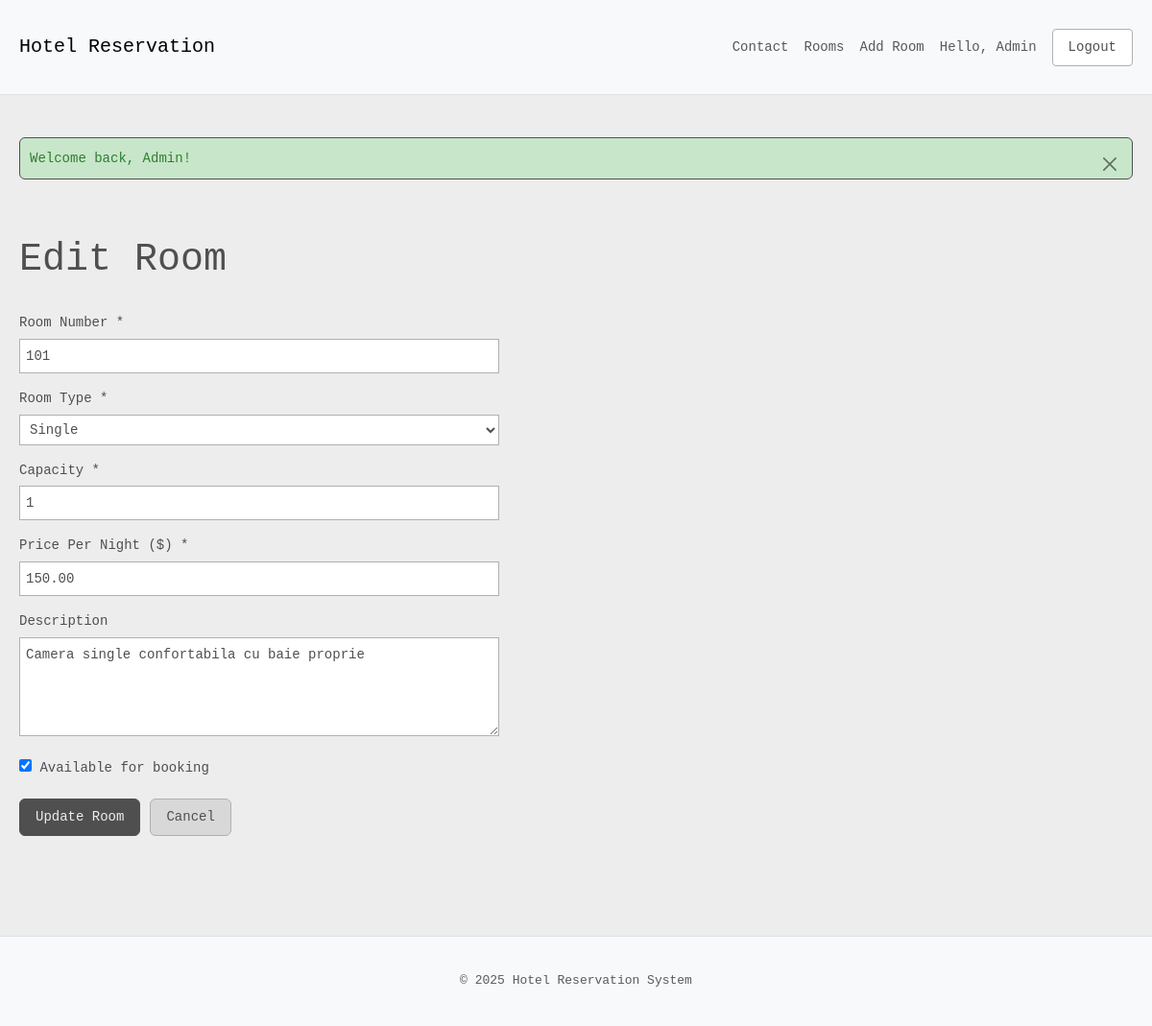
The app's page /rooms/edit?id=1 (signed in) with its own data.
### tables this page shows
CREATE TABLE rooms (
    id INT AUTO_INCREMENT PRIMARY KEY,
    room_number VARCHAR(10) UNIQUE NOT NULL,
    room_type ENUM('single', 'double', 'suite') NOT NULL,
    capacity INT NOT NULL,
    price_per_night DECIMAL(10,2) NOT NULL,
    description TEXT,
    image_url VARCHAR(255),
    is_available BOOLEAN DEFAULT TRUE,
    INDEX idx_room_number (room_number),
    INDEX idx_room_type (room_type)
);

### src/controllers/RoomController.php (called while the page is built, shortened)
<?php
require_once __DIR__ . '/../models/Room.php';
class RoomController
{
    private $roomModel;
    public function __construct()
    {
        $this->roomModel = new Room();
    }
    public function edit()
    {
        $id = $_GET['id'] ?? null;
        $room = $this->roomModel->findById($id);
        require_once __DIR__ . '/../views/layout/header.php';
        require_once __DIR__ . '/../views/rooms/edit.php';
        require_once __DIR__ . '/../views/layout/footer.php';
    }
}

### src/includes/env.php (called while the page is built, shortened)
<?php
function env($key, $default = null)
{
    return $_ENV[$key] ?? getenv($key) ?: $default;
}

### src/config/database.php (called while the page is built)
<?php
class Database
{
    private $host;
    private $db_name;
    private $username;
    private $password;
    private $port;
    private $conn = null;
    public function __construct()
    {
        $mysqlUrl = env('MYSQL_URL');
        if ($mysqlUrl) {
            $url = parse_url($mysqlUrl);
            $this->host = $url['host'] ?? '127.0.0.1';
            $this->db_name = isset($url['path']) ? ltrim($url['path'], '/') : 'hotel_reservation';
            $this->username = $url['user'] ?? 'root';
            $this->password = $url['pass'] ?? '';
            $this->port = $url['port'] ?? '3306';
        } else {
            $this->host = env('MYSQLHOST', env('DB_HOST', '127.0.0.1'));
            $this->db_name = env('MYSQLDATABASE', env('DB_NAME', 'hotel_reservation'));
            $this->username = env('MYSQLUSER', env('DB_USER', 'root'));
            $this->password = env('MYSQLPASSWORD', env('DB_PASS', ''));
            $this->port = env('MYSQLPORT', '3306');
        }
    }
    public function getConnection()
    {
        if ($this->conn === null) {
            try {
                $dsn = "mysql:host={$this->host};port={$this->port};dbname={$this->db_name};charset=utf8mb4";
                $this->conn = new PDO(
                    $dsn,
                    $this->username,
                    $this->password,
                    [
                        PDO::ATTR_ERRMODE => PDO::ERRMODE_EXCEPTION,
                        PDO::ATTR_DEFAULT_FETCH_MODE => PDO::FETCH_ASSOC,
                        PDO::ATTR_EMULATE_PREPARES => false,
                        PDO::MYSQL_ATTR_INIT_COMMAND => "SET NAMES utf8mb4"
                    ]
                );
            } catch (PDOException $e) {
                error_log("Database connection failed: " . $e->getMessage());
                if (env('APP_ENV') === 'production') {
                    die("Database connection error. Please contact support.");
                } else {
                    die("Connection failed: " . $e->getMessage() . " (Host: {$this->host}, Port: {$this->port})");
                }
            }
        }
        return $this->conn;
    }
}

### src/models/Room.php (called while the page is built, shortened)
<?php
require_once __DIR__ . '/../config/database.php';
class Room
{
    private $conn;
    public function __construct()
    {
        $database = new Database();
        $this->conn = $database->getConnection();
    }
    public function findById($id)
    {
        $query = "SELECT * FROM rooms WHERE id = :id LIMIT 1";
        $stmt = $this->conn->prepare($query);
        $stmt->bindParam(':id', $id);
        $stmt->execute();
        return $stmt->fetch();
    }
}

### src/views/rooms/edit.php (the view, shortened to what this page needs)
<div class="rooms-container">
    <h1>Edit Room</h1>
    <form method="POST" action="/rooms/update">
        <div class="form-group">
            <label for="room_number">Room Number *</label>
            <input type="text" id="room_number" name="room_number" value="<?php echo htmlspecialchars($room['room_number']); ?>" required>
        </div>
        <div class="form-group">
            <label for="room_type">Room Type *</label>
            <select id="room_type" name="room_type" required>
                <option value="single" <?php echo $room['room_type'] === 'single' ? 'selected' : ''; ?>>Single</option>
            </select>
        </div>
        <div class="form-group">
            <label for="capacity">Capacity *</label>
            <input type="number" id="capacity" name="capacity" min="1" value="<?php echo htmlspecialchars($room['capacity']); ?>" required>
        </div>
        <div class="form-group">
            <label for="price_per_night">Price Per Night ($) *</label>
            <input type="number" id="price_per_night" name="price_per_night" step="0.01" min="0" value="<?php echo htmlspecialchars($room['price_per_night']); ?>" required>
        </div>
        <div class="form-group">
            <label for="description">Description</label>
            <textarea id="description" name="description" rows="4"><?php echo htmlspecialchars($room['description'] ?? ''); ?></textarea>
        </div>
        <div class="form-group">
            <label>
                <input type="checkbox" name="is_available" value="1" <?php echo $room['is_available'] ? 'checked' : ''; ?>>
                Available for booking
            </label>
        </div>
        <div style="display: flex; gap: 10px; margin-top: 20px;">
            <button type="submit" class="btn btn-primary">Update Room</button>
            <a href="/rooms" class="btn btn-secondary">Cancel</a>
        </div>
    </form>
</div>

### public/css/style.css (style rules this page uses)
* { margin: 0; padding: 0; box-sizing: border-box; }
body { font-family: "Courier New", "Monaco", "Menlo", monospace; font-size: 14px; line-height: 1.6; color: #4f4f4f; background: #ededed; min-height: 100vh; display: flex; flex-direction: column; }
.btn { display: inline-block; padding: 8px 16px; text-decoration: none; border: 1px solid #b0b0b0; cursor: pointer; font-size: 14px; font-family: "Courier New", "Monaco", "Menlo", monospace; background-color: #fff; color: #4f4f4f; transition: background-color 0.15s; }
.btn-primary { background-color: #4f4f4f; color: #ededed; border-color: #4f4f4f; }
.btn-secondary { background-color: #d8d8d8; border-color: #b0b0b0; color: #4f4f4f; }
form { max-width: 500px; margin: 20px 0; }
.form-group { margin-bottom: 15px; }
label { display: block; margin-bottom: 5px; color: #4f4f4f; }
input[type="text"], input[type="email"], input[type="password"], input[type="tel"], input[type="number"], input[type="date"], select, textarea { width: 100%; padding: 6px; border: 1px solid #b0b0b0; background-color: #fff; font-family: "Courier New", "Monaco", "Menlo", monospace; font-size: 14px; color: #4f4f4f; }
a { color: #0000ff; }
.rooms-container { padding: 40px 0; }
.rooms-container h1 { margin-bottom: 30px; }

### records on screen
rooms: room_number "101", room_type "Single", capacity "1", price_per_night "150.00", description "Camera single confortabila cu baie proprie", is_available "☑"

### other values on screen
$user['first_name'] "Admin"
$flash['message'] "Welcome back, Admin!"
